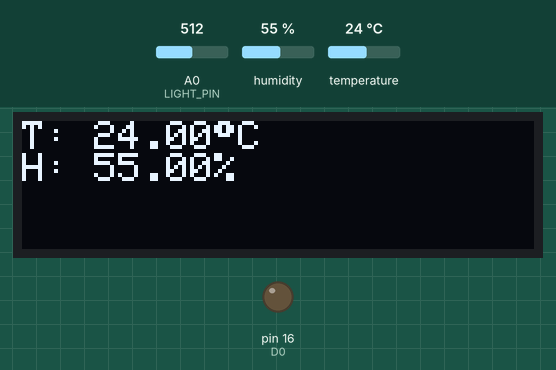
Simulated run of this sketch. Board: Arduino Uno, built with avr-gcc and run on an emulated ATmega328P. Parts: 128×32 one-colour display, output pins drawn as LEDs (lit = HIGH). The inputs (shaded band) are chosen by the test bench; at power-on: humidity 55 %, temperature 24 °C, A0 (LIGHT_PIN) = 512. Pins used as bus, display or sensor lines are not drawn; what the sketch prints to the serial monitor is not drawn.

Above: at 1.6 s.
1.7 s: humidity set to 22 %
At 3.2 s:
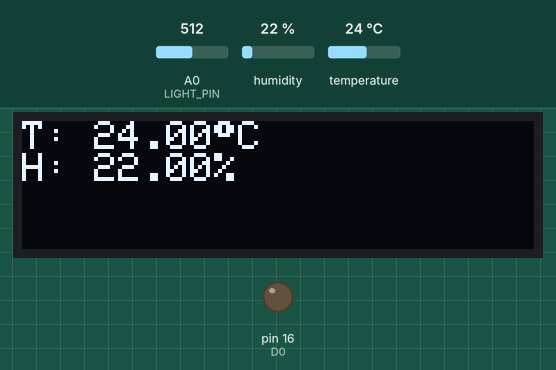
3.5 s: temperature set to 19 °C
At 4.9 s:
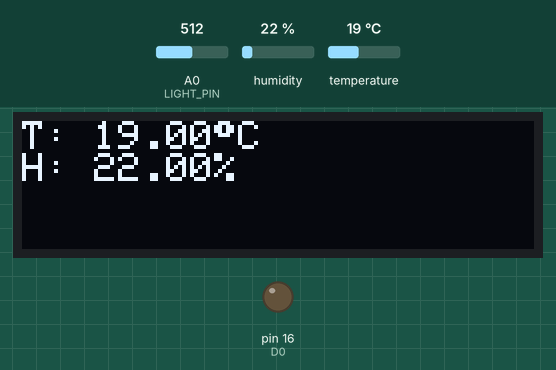
Timing chart, 0 to 5.2 s (numbered marks = the images above; inputs shaded):
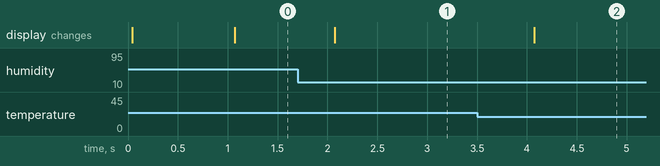

The sketch:

hw2_lab4_autolight.ino
```cpp
#include <Adafruit_SSD1306.h>
#include <Wire.h>
#include <Adafruit_GFX.h>
#include <SPI.h>
#include <DHTesp.h>

#define D0 16
#define D1 5
#define D2 4
#define D3 0
#define D4 2
#define D5 14
#define D6 12
#define D7 13
#define D8 15

#define LIGHT_PIN A0  // 조도센서 연결핀
#define LED_PIN D0
#define RELAY1_PIN D4
#define RELAY_OFF HIGH
#define RELAY_ON LOW
#define LED_ON HIGH
#define LED_OFF LOW

//DHT related variables
#define DHT_PIN D3
#define DHTTYPE DHTesp::DHT22

//OLED variables
#define SCREEN_WIDTH 128
#define SCREEN_HEIGHT 32
#define OLED_RESET -1
#define SCREEN_ADDRESS 0x3C

Adafruit_SSD1306 display(SCREEN_WIDTH, SCREEN_HEIGHT, &Wire, OLED_RESET);

int lightValue;
int relay_state = RELAY_OFF;
int usable = 1;

unsigned long lightTimer;
unsigned long tempTimer;
unsigned long currentTime;

float humidity, temperature;
DHTesp dht;

void displayDHT();

void setup() {
  // put your setup code here, to run once:
  Serial.begin(115200);
  delay(10);
  pinMode(LED_PIN,OUTPUT); //initialize led as output
  digitalWrite(LED_PIN,LOW); //led is off
  pinMode(LIGHT_PIN, INPUT); //light sensor input
  pinMode(RELAY1_PIN,OUTPUT); //relay signals
  digitalWrite(RELAY1_PIN,RELAY_OFF); //relay off
  //USB LED setup complete

  dht.setup(DHT_PIN,DHTTYPE);
  //dht setup complete

  if(!display.begin(SSD1306_SWITCHCAPVCC, SCREEN_ADDRESS)) {
    Serial.println(F("SSD1306 allocation failed"));
    for(;;); // Don't proceed, loop forever
  }
  display.clearDisplay();
  //display setup complete


  usable = 1;
  currentTime = millis();
  lightTimer = currentTime;
  tempTimer = currentTime;
  //Asynchronous timer setup complete
}

void loop() {
  // put your main code here, to run repeatedly:
  currentTime = millis();
  lightValue = analogRead(LIGHT_PIN);
  Serial.print("Timer difference: ");
  Serial.println(currentTime - lightTimer);
  if (currentTime - tempTimer > 1000) {
    displayDHT();
    //change light value part so it displays temp value on oled
    tempTimer = currentTime;
  }

  if((relay_state != RELAY_ON && lightValue < 500) && usable == 1)
  {
    relay_state = RELAY_ON;
    lightTimer = currentTime;
    usable = 0;
  }
  else if(currentTime - lightTimer > 10000)
  {
    relay_state = RELAY_OFF;
    if(lightValue > 700)
      usable = 1;
  }

  digitalWrite(RELAY1_PIN,relay_state);

}

void displayDHT(){
  humidity = dht.getHumidity();
  temperature = dht.getTemperature();

  display.clearDisplay();

  display.setTextSize(1.5);      // Normal 1:1 pixel scale
  display.setTextColor(SSD1306_WHITE); // Draw white text
  display.setCursor(0, 0);     // Start at top-left corner
  display.cp437(true);         // Use full 256 char 'Code Page 437' font
  display.print("T: ");
  display.print(temperature);
  display.print((char)248); //°
  display.println("C");
  display.print("H: ");
  display.print(humidity);
  display.println("%");

  display.display();
}
```

Measured:
- after the input at 1.7 s, the display: changes after 0.37 s (image 1)
- after the input at 3.5 s, the display: changes after 0.58 s (image 2)
